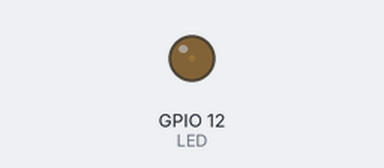
This sketch was run on a simulated ESP32. Parts: output pins drawn as LEDs (lit = HIGH).

Above: at 0.05 s.
At 1.15 s:
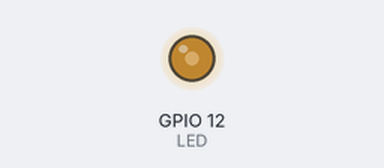
At 2.3 s:
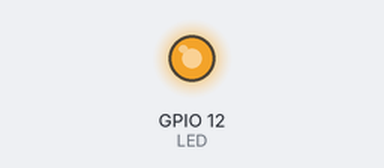
At 4.6 s:
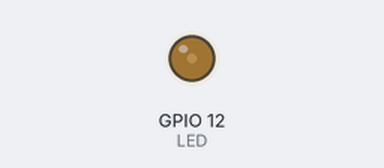
Timing chart, 0 to 6.7 s (numbered marks = the images above):
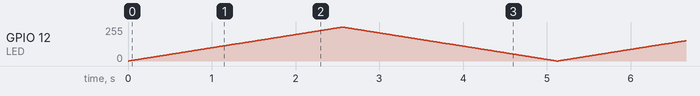

The sketch:

sketch_aug5b.ino
```cpp
#define LED  12
#define CHANNEL 0
#define FREQ 2000
#define RESOLUTION 8


void setup()
{
  //ledcSetup(CHANNEL, FREQ, RESOLUTION);//设置通道
  ledcAttach(LED, FREQ, RESOLUTION);//设置引脚
}

void loop()
{
  for(int dutyCycle = 0; dutyCycle <= 255; dutyCycle++) //i<pow(2, RESOLUTION)
  {
    ledcWrite(LED, dutyCycle);//设置占空比
    delay(10);
  }
  for(int dutyCycle = 255; dutyCycle >= 0; dutyCycle--)
  {
    ledcWrite(LED, dutyCycle);//设置占空比
    delay(10);
  }

}
```
